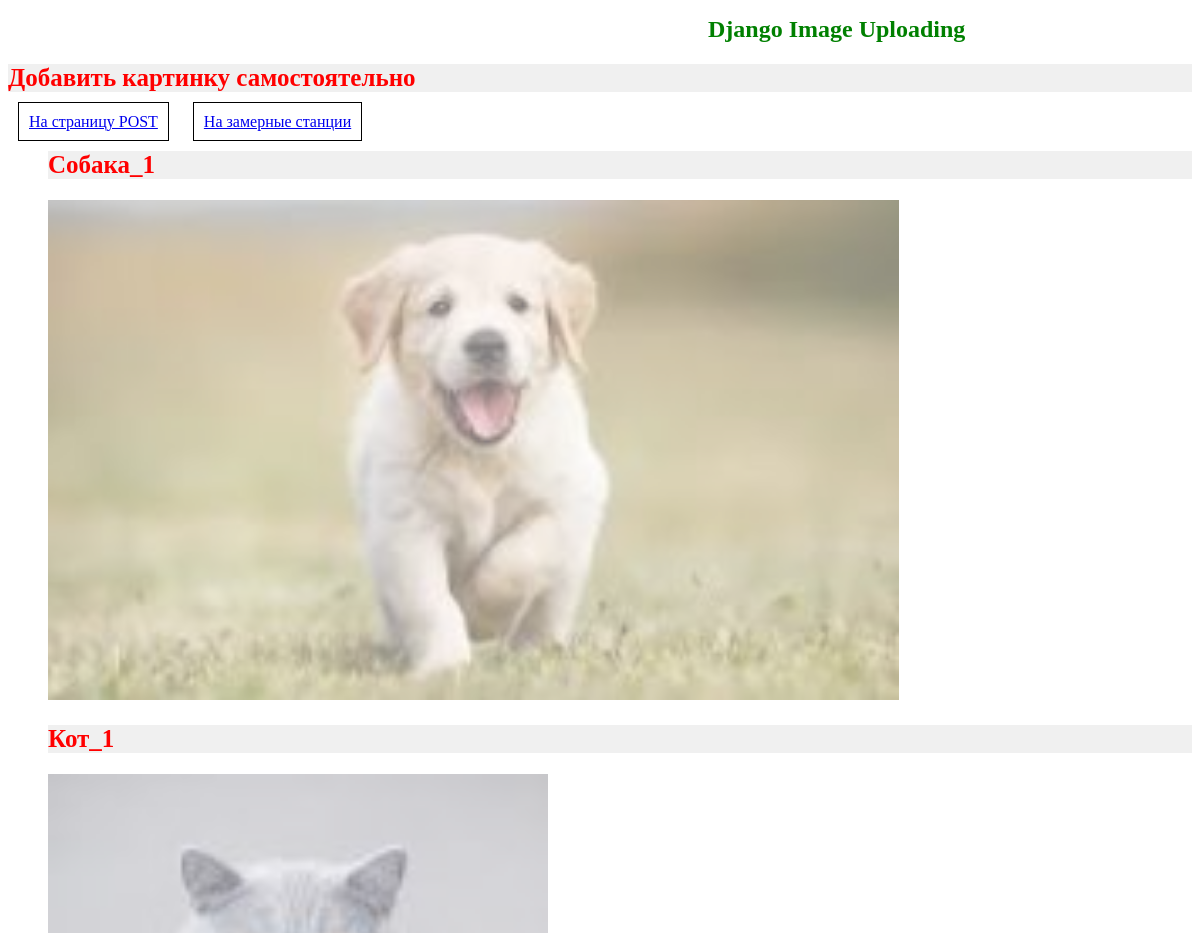
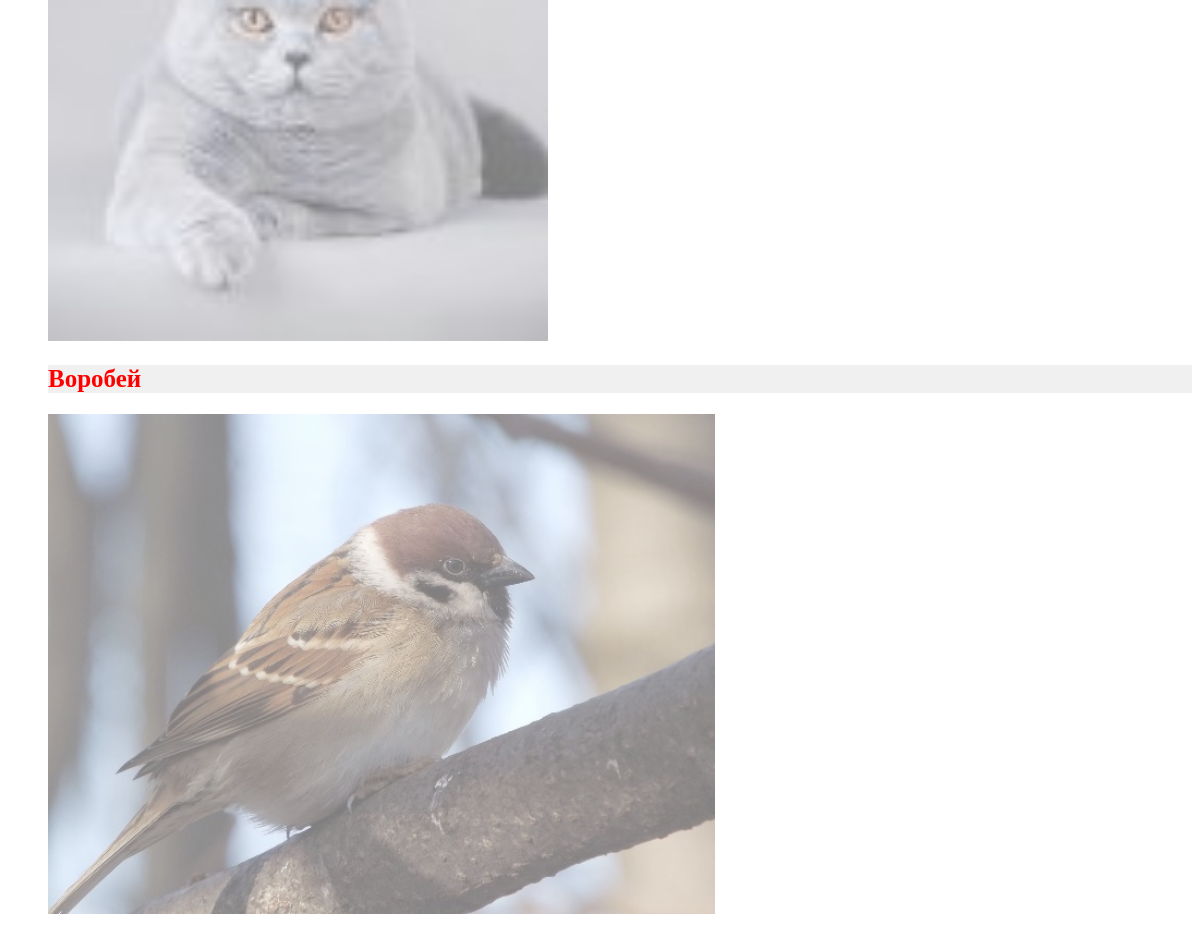
The page / on the database its author committed (2 pictures, top to bottom).
### load/models.py (models this page shows, shortened)
class Post(models.Model):
    title = models.CharField(max_length=50)
    cover = models.ImageField(upload_to="images/")

### load/views.py (the view)
# urls.py: path('', HomePageView.as_view(), name="home"),
class HomePageView(ListView):
    model = Post
    template_name = 'home.html'

### load/templates/home.html (shortened to what this page needs)
<!DOCTYPE html>
{% load static %}
<html lang="en">
<head>
    <link rel="stylesheet" href="{% static 'load/style.css' %}">
</head>
<body>
<h1>Django Image Uploading</h1>
<div class="btn">
    <h2>Добавить картинку самостоятельно</h2>
    <a href="post">На страницу POST</a>
    <a href="station">На замерные станции</a>
</div>
<ul>
  {% for post in object_list %}
    <h2>{{ post.title }}</h2>
    <img src="{{ post.cover.url}}" alt="{{ post.title }}">
  {% endfor %}
</ul>
</body>
</html>

### load/static/load/style.css (style rules this page uses)
h2 { color: red; font-size: 25px; }
h1 { margin-left: 700px; color: green; font-size: 24px; }
h2 { background-color: #f0f0f0; }
img { height: 500px; opacity: 0.5 }
a { border: 1px solid black; border - color: red; margin: 10px; padding:10px; }

### rows shown on the page
Post: title "Собака_1", cover (picture)
Post: title "Кот_1", cover (picture)
Post: title "Воробей", cover (picture)
